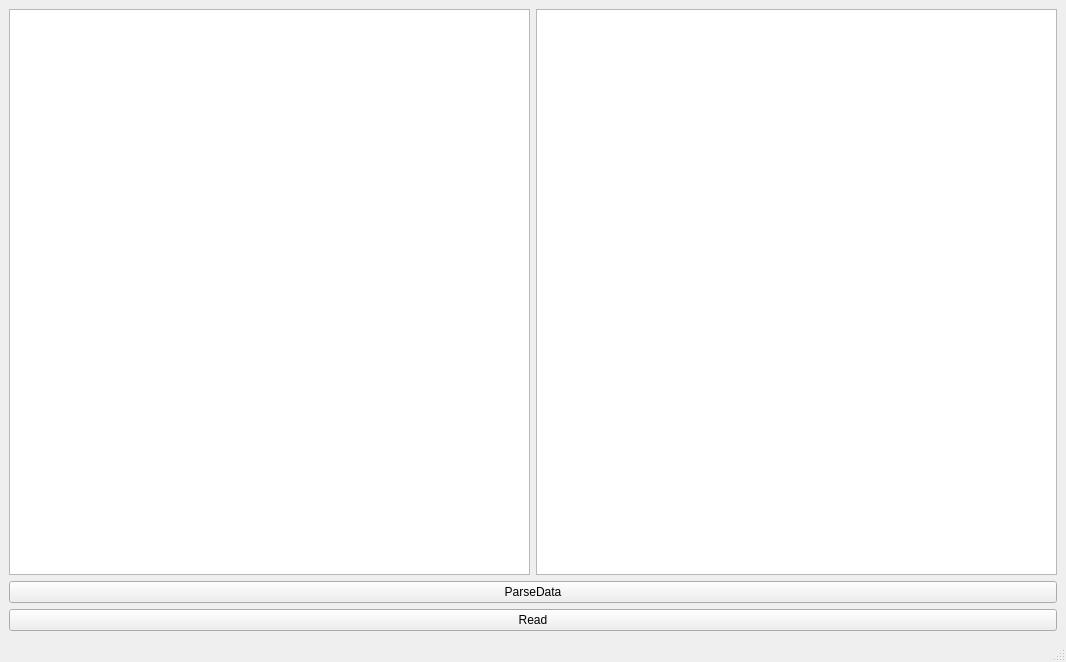
<?xml version="1.0" encoding="UTF-8"?>
<ui version="4.0">
 <class>MainWindow</class>
 <widget class="QMainWindow" name="MainWindow">
  <property name="geometry">
   <rect>
    <x>0</x>
    <y>0</y>
    <width>1066</width>
    <height>662</height>
   </rect>
  </property>
  <property name="windowTitle">
   <string>MainWindow</string>
  </property>
  <widget class="QWidget" name="centralwidget">
   <layout class="QVBoxLayout" name="verticalLayout_10">
    <item>
     <layout class="QVBoxLayout" name="verticalLayout_9">
      <item>
       <layout class="QHBoxLayout" name="horizontalLayout_3">
        <item>
         <layout class="QHBoxLayout" name="horizontalLayout_2">
          <item>
           <layout class="QVBoxLayout" name="verticalLayout_7">
            <item>
             <layout class="QVBoxLayout" name="verticalLayout_6">
              <item>
               <layout class="QVBoxLayout" name="verticalLayout_5">
                <item>
                 <layout class="QHBoxLayout" name="horizontalLayout">
                  <item>
                   <layout class="QVBoxLayout" name="verticalLayout_4">
                    <item>
                     <layout class="QVBoxLayout" name="verticalLayout_3">
                      <item>
                       <layout class="QVBoxLayout" name="verticalLayout_2">
                        <item>
                         <layout class="QVBoxLayout" name="verticalLayout">
                          <item>
                           <widget class="QPlainTextEdit" name="plainTextEdit"/>
                          </item>
                         </layout>
                        </item>
                       </layout>
                      </item>
                     </layout>
                    </item>
                   </layout>
                  </item>
                 </layout>
                </item>
               </layout>
              </item>
             </layout>
            </item>
           </layout>
          </item>
         </layout>
        </item>
        <item>
         <widget class="QTableWidget" name="tableWidget"/>
        </item>
       </layout>
      </item>
      <item>
       <layout class="QVBoxLayout" name="verticalLayout_8">
        <item>
         <widget class="QPushButton" name="pushButton">
          <property name="text">
           <string>ParseData</string>
          </property>
         </widget>
        </item>
        <item>
         <widget class="QPushButton" name="pushButton_2">
          <property name="text">
           <string>Read</string>
          </property>
         </widget>
        </item>
       </layout>
      </item>
     </layout>
    </item>
   </layout>
  </widget>
  <widget class="QMenuBar" name="menubar">
   <property name="geometry">
    <rect>
     <x>0</x>
     <y>0</y>
     <width>1066</width>
     <height>21</height>
    </rect>
   </property>
  </widget>
  <widget class="QStatusBar" name="statusbar"/>
 </widget>
 <resources/>
 <connections/>
</ui>
